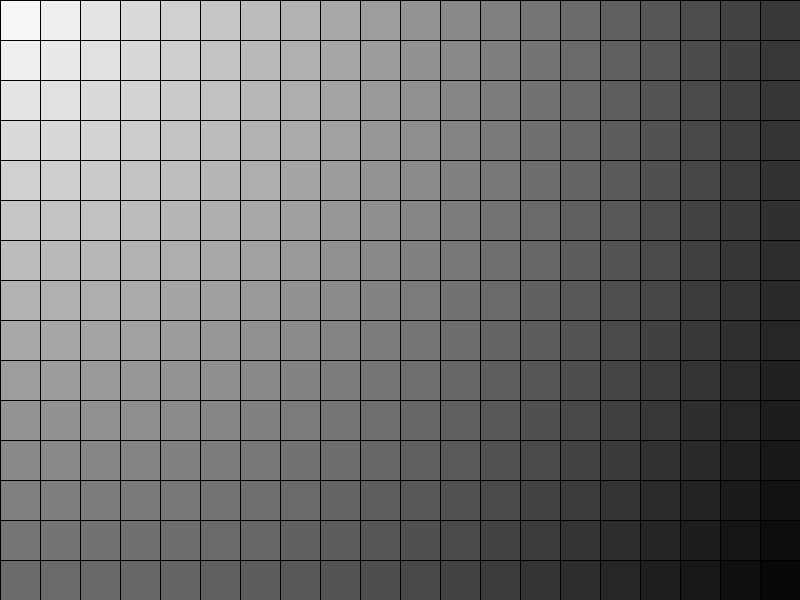
Frame 1 (no input)
Frame 60 (the mouse pressed at the canvas centre just before this capture): identical to frame 1, image omitted
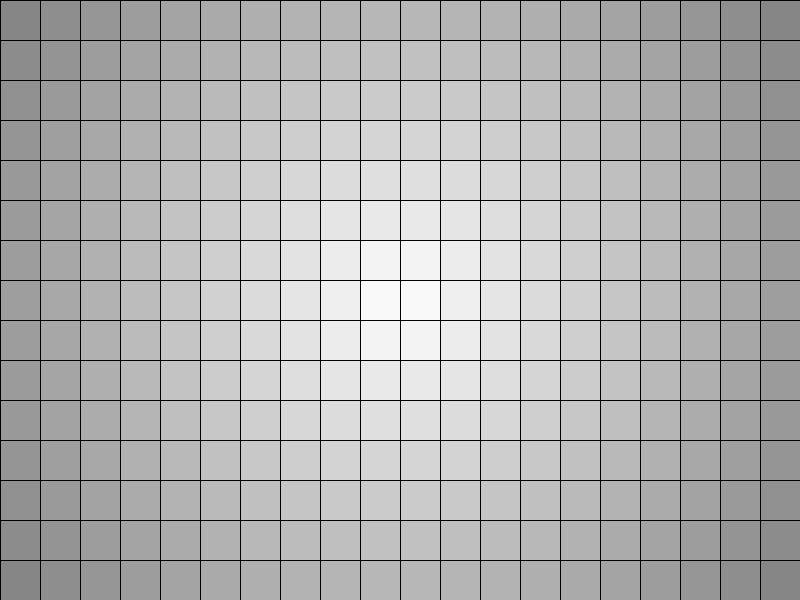
Frame 120 (the mouse held since frame 60 and released just before this capture)

The Processing sketch that drew these frames (run headless with seeded random() and noise(); from frame 60 on, the mouse is pressed at the canvas centre):

// Processing sketch: Escala_grises
// ── Escala_grises.pde
int cols = 20;
int filas = 15;

float[][] distancias; 

float anchoCelda, altoCelda;

void setup() {
  size(800, 600);

  distancias = new float[cols][filas];

  anchoCelda = width / cols;
  altoCelda = height / filas;
}

void draw() {
  background(255);

  calcularDistancias();
  dibujarGrilla();
}


void calcularDistancias() {
  for (int i = 0; i < cols; i++) {
    for (int j = 0; j < filas; j++) {

      float x = i * anchoCelda + anchoCelda / 2;
      float y = j * altoCelda + altoCelda / 2;

      float d = dist(x, y, mouseX, mouseY);

      distancias[i][j] = d;
    }
  }
}


void dibujarGrilla() {
  for (int i = 0; i < cols; i++) {
    for (int j = 0; j < filas; j++) {

      float x = i * anchoCelda;
      float y = j * altoCelda;

      float d = distancias[i][j];

      float gris = map(d, 0, dist(0, 0, width, height), 255, 0);

      fill(gris);
      rect(x, y, anchoCelda, altoCelda);
    }
  }
}
